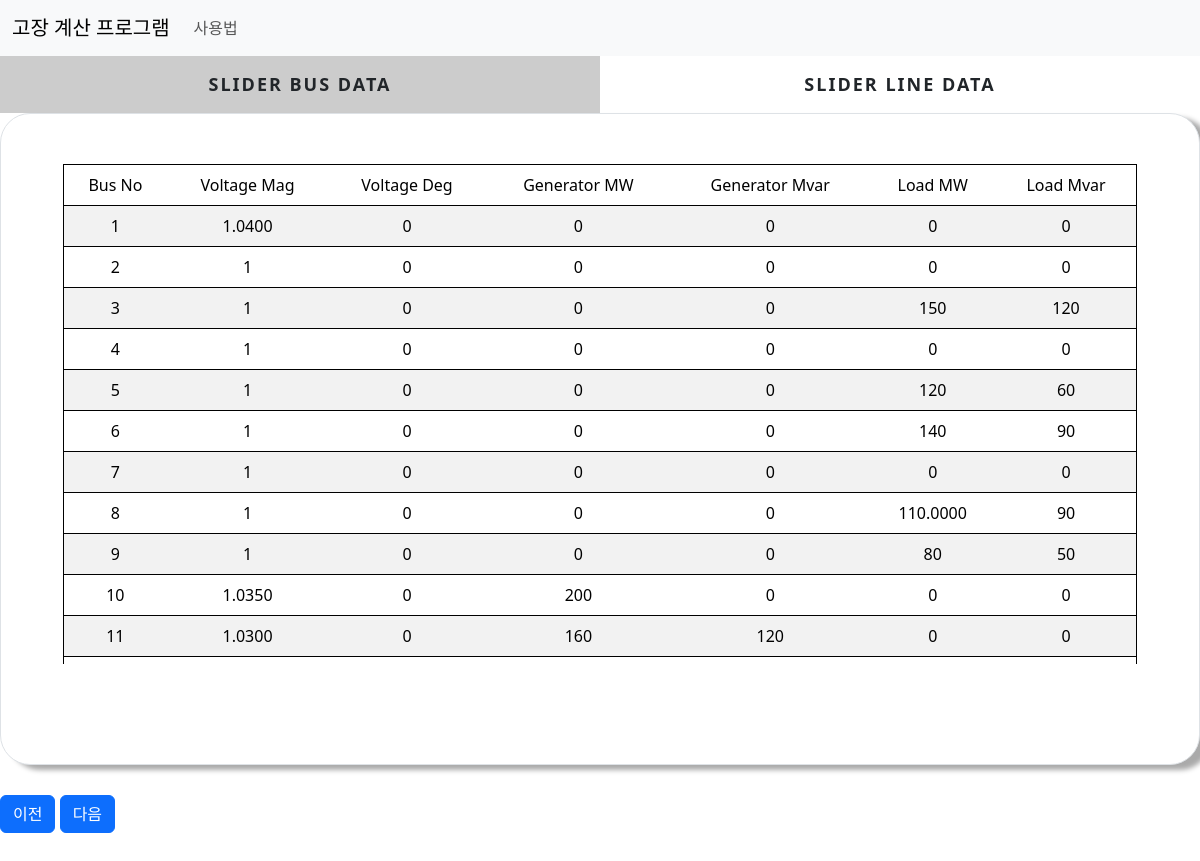
Screenshot of /slider/ with the database file from the repository.
### cal/models.py (models this page shows)
class Sliderbus(models.Model):
    Bus_No =models.SmallIntegerField()
    Voltage_Mag = models.FloatField(default=0)
    Voltage_Deg = models.FloatField(default=0)
    Generator_MW = models.FloatField(default=0,null=True,blank=True)
    Generator_Mvar = models.FloatField(default=0,null=True,blank=True)
    Load_MW = models.FloatField(default=0,null=True,blank=True)
    Load_Mvar = models.FloatField(default=0,null=True,blank=True)

### cal/views.py (the view)
# urls.py: path('slider/',views.slider, name='slider'),
def slider(request):
    sliderbus = Sliderbus.objects.all()
    sliderline = SliderLine.objects.all()
    condition = conditionCheck.objects.get(find_con=True)
    fault_con = FaultCondition.objects.get(to_find=True)
    context={'sliderbus':sliderbus, 'sliderline':sliderline,'fault_con':fault_con,'condition':condition}
    return render(request,'cal/slider.html',context=context)

### cal/templates/cal/slider.html (shortened to what this page needs)
{% extends './base.html'%}
{% load static %}
{% block content %}
<div class="main">
    <div class="tab other">
      <label for="tab-1">Slider Bus Data</label>
      <label for="tab-2">Slider Line Data</label>
    </div>
    <div class="content">
      <div class="content-dis">
        <div class="border">
          <div class="container  fault">
            <table class="table table-striped">
              {% if condition.is_flow %}
                <thead>
                  <tr>
                    <td>Bus No</td>
                    <td>Voltage Mag</td>
                    <td>Voltage Deg</td>
                    <td>Generator MW</td>
                    <td>Generator Mvar</td>
                    <td>Load MW</td>
                    <td>Load Mvar</td>
                  </tr>
                </thead>
                <tbody>
                  {% for i in sliderbus %}
                  <tr>
                    <td>{{i.Bus_No}}</td>
                    <td>{{i.Voltage_Mag|floatformat:-4}}</td>
                    <td>{{i.Voltage_Deg|floatformat:-4}}</td>
                    <td>{{i.Generator_MW|floatformat:-4}}</td>
                    <td>{{i.Generator_Mvar|floatformat:-4}}</td>
                    <td>{{i.Load_MW|floatformat:-4}}</td>
                    <td>{{i.Load_Mvar|floatformat:-4}}</td>
                  </tr>
                  {% endfor %}
                </tbody>
              {% endif %}
            </table>
          </div>
        </div>
      </div>
    </div>
  </div>
  {% if fault_con.is_flow %}
    <a class="btn btn-primary" href="{% url 'flow' %}">이전</a>
  {% else %}
    <a class="btn btn-primary" href="{% url 'initial' %}">이전</a>
  {% endif %}
  {% if fault_con.fault_type == 0 %}
    <a class="btn btn-primary" href="{% url 'ybus' %}">다음</a>
  {% else %}
    <a class="btn btn-primary" href="{% url 'transformer' %}">다음</a>
  {% endif %}
{% endblock content%}

### cal/static/cal/css/base.css (style rules this page uses)
html { font-family: "Noto Sans KR", sans-serif; font-size: 16px; font-weight: 400; }
* { box-sizing: border-box; }
.border, .condition { background-color:#ffffff; padding: 50px; padding-bottom:100px; border: 1px solid #000000; border-radius:30px; margin-bottom:30px; box-shadow: 10px 5px 5px #aaaaaa; }
label { display:block; }
#tab-1:checked ~ .tab label:nth-child(1), #tab-2:checked ~ .tab label:nth-child(2), #tab-3:checked ~ .tab label:nth-child(3), #tab-4:checked ~ .tab label:nth-child(4), #tab-5:checked ~ .tab label:nth-child(5), #tab-6:checked ~ .tab label:nth-child(6), #tab-7:checked ~ .tab label:nth-child(7) { background-color: rgba(0, 0, 0, 0.2); box-shadow: none; }
.content > div { display: none; }
#tab-1:checked ~ .content div:nth-child(1), #tab-2:checked ~ .content div:nth-child(2), #tab-3:checked ~ .content div:nth-child(3), #tab-4:checked ~ .content div:nth-child(4), #tab-5:checked ~ .content div:nth-child(5), #tab-6:checked ~ .content div:nth-child(6), #tab-7:checked ~ .content div:nth-child(7) { display:block; }
.main { margin: 0 auto; max-width: 100%; }
.tab { overflow: hidden; }
.tab label { font-size: 18px; cursor: pointer; float: left; width: 50%; text-align: center; padding: 15px 0; text-transform: uppercase; font-weight: bold; letter-spacing: 2px; user-select: none; -webkit-user-select: none; }
.content { min-height: 250px; }
.fault { overflow:auto; height:500px; }
.table { border: 1px solid black; text-align: center; }

### rows the page displays
Sliderbus: Bus_No "1", Voltage_Mag "1.0400", Voltage_Deg "0", Generator_MW "0", Generator_Mvar "0", Load_MW "0", Load_Mvar "0"
Sliderbus: Bus_No "2", Voltage_Mag "1", Voltage_Deg "0", Generator_MW "0", Generator_Mvar "0", Load_MW "0", Load_Mvar "0"
Sliderbus: Bus_No "3", Voltage_Mag "1", Voltage_Deg "0", Generator_MW "0", Generator_Mvar "0", Load_MW "150", Load_Mvar "120"
Sliderbus: Bus_No "4", Voltage_Mag "1", Voltage_Deg "0", Generator_MW "0", Generator_Mvar "0", Load_MW "0", Load_Mvar "0"
Sliderbus: Bus_No "5", Voltage_Mag "1", Voltage_Deg "0", Generator_MW "0", Generator_Mvar "0", Load_MW "120", Load_Mvar "60"
Sliderbus: Bus_No "6", Voltage_Mag "1", Voltage_Deg "0", Generator_MW "0", Generator_Mvar "0", Load_MW "140", Load_Mvar "90"
Sliderbus: Bus_No "7", Voltage_Mag "1", Voltage_Deg "0", Generator_MW "0", Generator_Mvar "0", Load_MW "0", Load_Mvar "0"
Sliderbus: Bus_No "8", Voltage_Mag "1", Voltage_Deg "0", Generator_MW "0", Generator_Mvar "0", Load_MW "110.0000", Load_Mvar "90"
Sliderbus: Bus_No "9", Voltage_Mag "1", Voltage_Deg "0", Generator_MW "0", Generator_Mvar "0", Load_MW "80", Load_Mvar "50"
Sliderbus: Bus_No "10", Voltage_Mag "1.0350", Voltage_Deg "0", Generator_MW "200", Generator_Mvar "0", Load_MW "0", Load_Mvar "0"
Sliderbus: Bus_No "11", Voltage_Mag "1.0300", Voltage_Deg "0", Generator_MW "160", Generator_Mvar "120", Load_MW "0", Load_Mvar "0"
